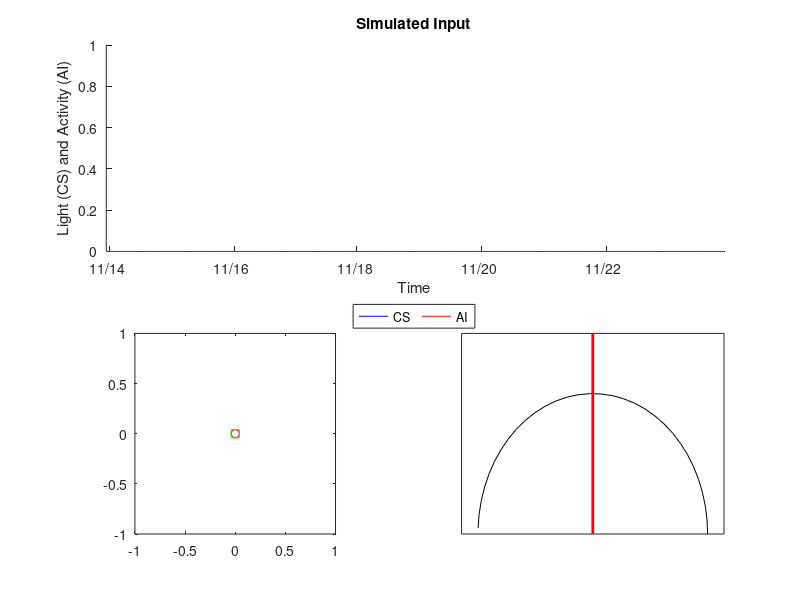

The MATLAB source for this figure: (Note: this script raises an error after producing the figure.)
function [figureHandle,axisHandle1,axisHandle2,axisHandle3,textHandle] = createFigure
%CREATEFIGURE Summary of this function goes here
%   Detailed explanation goes here

figureHandle = figure;
configureFigure(figureHandle);

axisHandle1	= subplot(2,2,[1,2]);
configureAxis1(axisHandle1)

axisHandle2	= subplot(2,2,3);
configureAxis2(axisHandle2)

axisHandle3 = subplot(2,2,4);
textHandle = configureAxis3(axisHandle3);

% Create stop button
createStopButton(figureHandle);

end


function configureFigure(figureHandle)
%CONFIGUREFIGURE Intialize the figure settings

screenSize = get(groot,'ScreenSize');
figureSize = [200, 200, screenSize(3)-400, screenSize(4)-400]; % left, bottom, width, height

% figureUnits = figureHandle.Units;

figureUnits = get(figureHandle,'Units');

%figureHandle.ToolBar	= 'none';
%figureHandle.Units      = 'pixels';
%figureHandle.Position	= figureSize;
%figureHandle.Units      = figureUnits;
set(figureHandle,'Units','pixels','Position',figureSize); % 'ToolBar','none',
set(figureHandle,'Units',figureUnits);
end

function configureAxis1(axisHandle)
%CONFIGUREAXIS1 Initialize the first axis

hold(axisHandle,'on');

% Create empty data set
nowDatenum = now;
samplingInterval = 30/86400; % 30 seconds in datenum format
time = nowDatenum:samplingInterval:nowDatenum+10;
CS = zeros(size(time));
AI = zeros(size(time));

%axisHandle.YLim = [0 1];
%axisHandle.XLim = [time(1),time(end)];
set(axisHandle,'YLim',[0,1],'XLim',[time(1),time(end)]);

plotHandle = plot(axisHandle,time,CS,'b-',time,AI,'r-');

datetick(axisHandle,'x','mm/dd','keeplimits','keepticks')
xlabel('Time')
ylabel('Light (CS) and Activity (AI)')
legend('CS','AI','Location','SouthOutside','Orientation','Horizontal');
title('Simulated Input');

hold(axisHandle,'off');

% Link data
%plotHandle(1).XDataSource = 'timeCS';
%plotHandle(1).YDataSource = 'CS';
%plotHandle(2).XDataSource = 'timeAI';
%plotHandle(2).YDataSource = 'AI';
set(plotHandle(1),'XDataSource','timeCS');
set(plotHandle(1),'YDataSource','CS');
set(plotHandle(2),'XDataSource','timeAI');
set(plotHandle(2),'YDataSource','AI');
end

function configureAxis2(axisHandle)
%CONFIGUREAXIS2 Initialize the second axis

% Create empty data set
xf = [0];
xcf = [0];
xArray = [0];
xcArray = [0];
xAcrophase = [0];
xcAcrophase = [0];

%hold(axisHandle,'on');

set(axisHandle,'YLim',[-1.2,1.2],'XLim',[-1.2,1.2]);
plotHandle = plot(axisHandle,xf,xcf,'ro',xArray,xcArray,'b-',xAcrophase,xcAcrophase,'gs');

set(axisHandle,'DataAspectRatio',[1,1,1]);

%hold(axisHandle,'off');

% Link data
set(plotHandle(1),'XDataSource','xf');
set(plotHandle(1),'YDataSource','xcf');
set(plotHandle(2),'XDataSource','xArray');
set(plotHandle(2),'YDataSource','xcArray');
set(plotHandle(3),'XDataSource','xAcrophase');
set(plotHandle(3),'YDataSource','xcAcrophase');
end

function textHandle = configureAxis3(axisHandle)
%CONFIGUREAXIS2 Initialize the second axis

set(axisHandle,'YLim',[-1.2,1.2],'XLim',[-1.2,1.2]);
set(axisHandle,'DataAspectRatio',[1,1,1]);
theta = 0:.1:pi;
x1ring = 0.7*cos(theta);
y1ring = 0.7*sin(theta);
plotHandle1 = plot(axisHandle,x1ring,y1ring,'k-');
hold on
plotHandle2 = plot([0,0],[0,1],'r-','LineWidth',2);
hold off
set(gca,'XTick',[],'YTick',[])
textHandle = text(-0.25,-0.5,'NaN','FontSize',14);

% Link data
set(plotHandle2,'XDataSource','xNeedle');
set(plotHandle2,'YDataSource','yNeedle');
end
